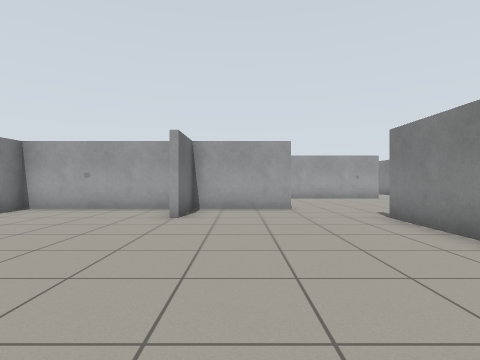
[1] (above)

18 first-person views from a walk through a robot-simulator world made for Gazebo. The camera is 0.86 m above the floor, looks level and sees 80° across. The floor is counted in squares, 1 m on a side. Each view is taken from the middle of a square. On the plan, view 1 faces up. The plan holds only what a view shows up to about 11 squares ahead; the rest is blank.

[2]
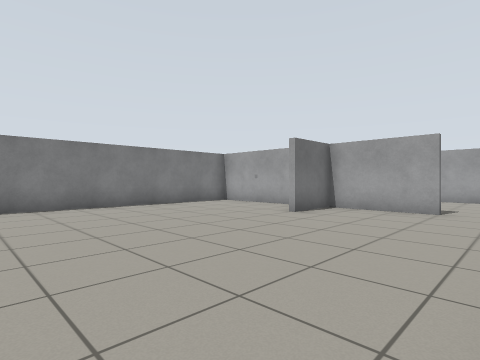

[3]
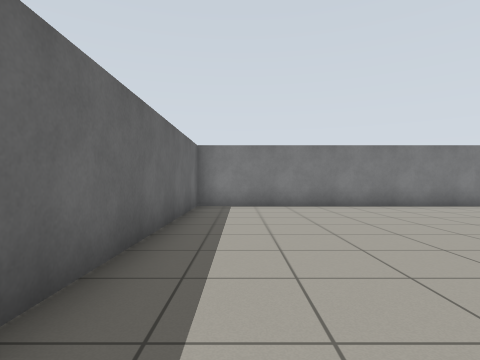

[4]
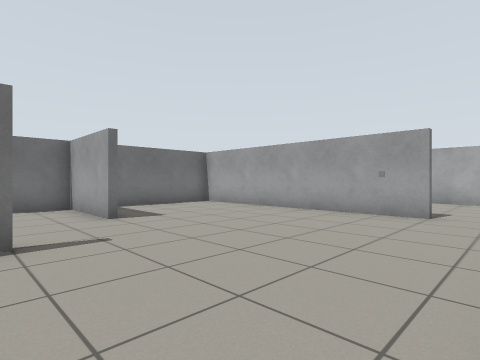

[5]
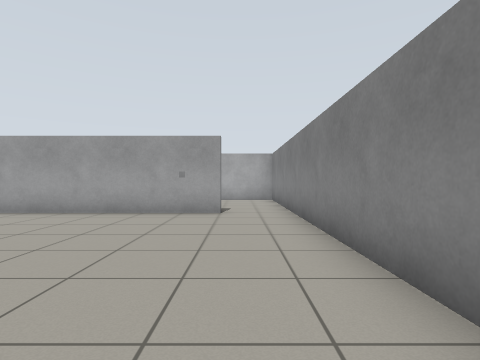

[6]
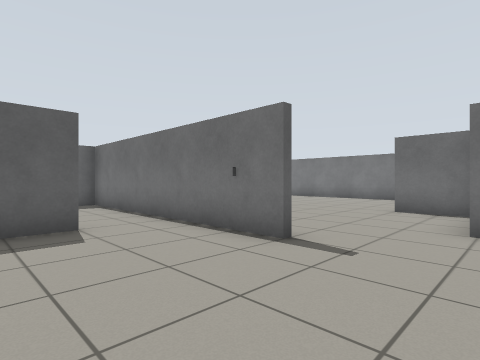

[7]
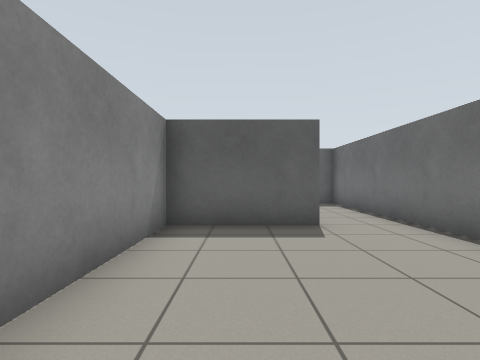

[8]
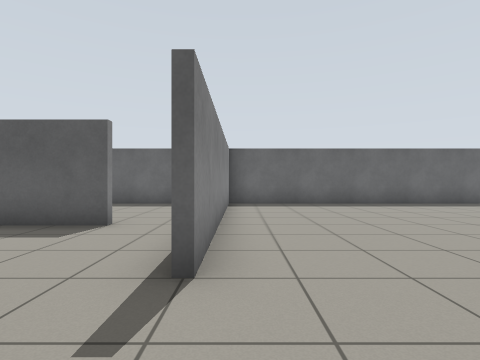

[9]
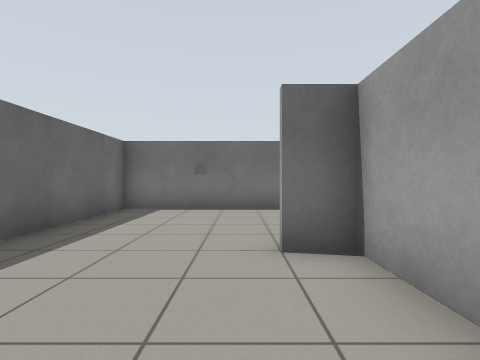

[10]
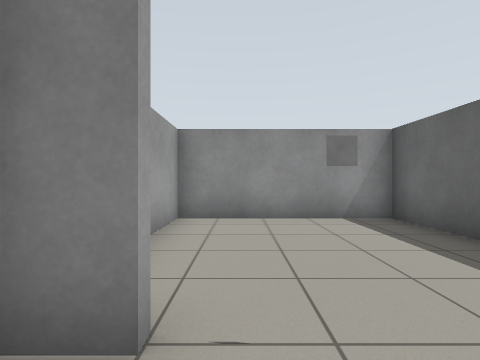

[11]
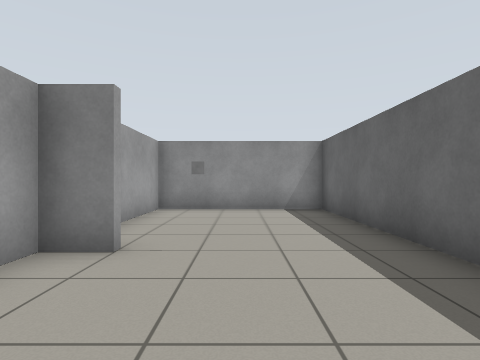

[12]
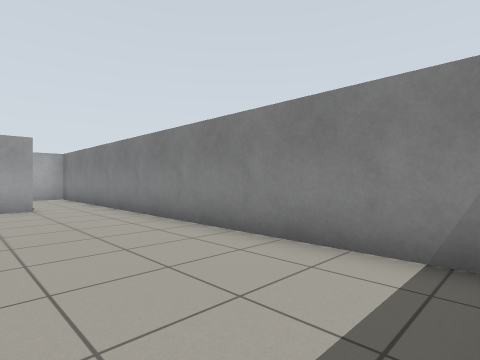

[13]
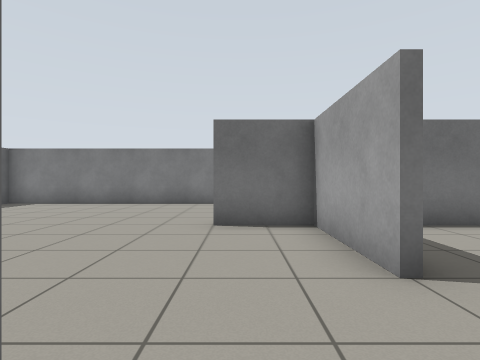

[14]
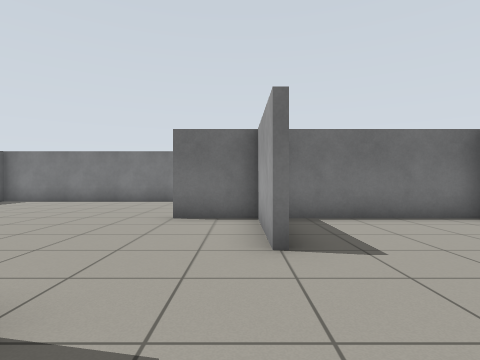

[15]
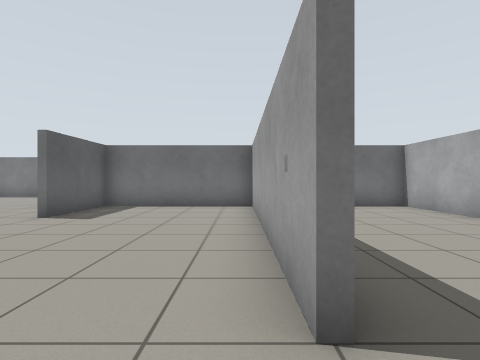

[16]
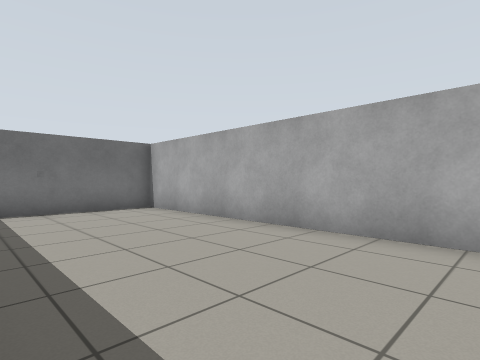

[17]
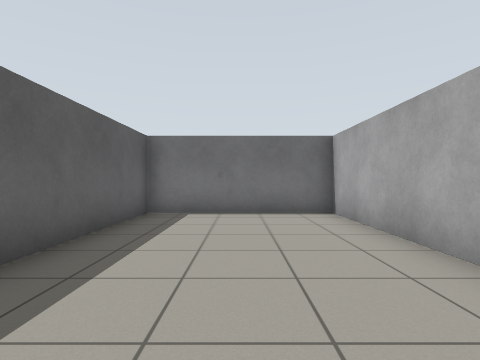

[18]
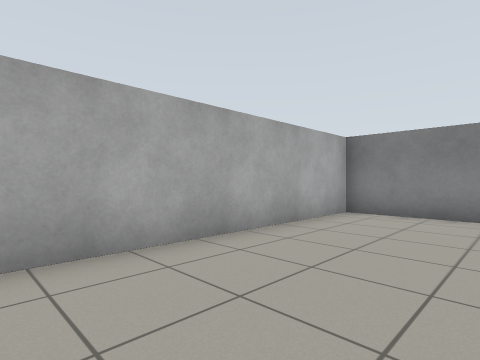

### Floor plan
Points are (right, up) in squares from view 1. A wall is a line through its corners. A room is listed if a view was taken in it or the views show most of it. See-through windows are left out.
Room 1 (views 1, 2, 3, 4, 5, 6, 7, 8, 13, 14, 15)
walls: (1.6, 8.4) (-1.5, 8.4); (-1.4, 8.6) (1.5, 8.6); (-2, 8.4) (-6.4, 8.4) (-6.4, -1.4) (4, -1.4); (5.4, 3.6) (8.6, 3.6); (3.4, -0.8) (3.4, 4.6); (8.4, 3.6) (8.4, 13.5); (6.5, 13.4) (-1.4, 13.4) (-1.4, 6.5)
ways out: opening at (5, 4) to room 2; opening at (7.5, 14) to room 3
objects: other object (-4, 8); other object (4, 5) to (4, 6); other object (6, 13)
Room 2 (views 9, 10, 11, 12)
walls: (8.4, 2.5) (8.4, 3.5); (8.6, 3.6) (8.6, 2.5); (4, -1.4) (13.4, -1.4) (13.4, 3.4) (7.8, 3.4); (3.6, 4.6) (3.6, -1.4)
ways out: opening at (5, 4) to room 1
objects: marker (8, 2)
Room 3 (views 16, 17, 18)
walls: (8.4, 13.5) (8.4, 18.4) (-1.4, 18.4) (-1.4, 13.6) (3.2, 13.6)
ways out: opening at (7.5, 14) to room 1
objects: other object (-1, 16)

Positions as (right, up) in squares from view 1, and headings:
1: (0, 0), facing up
2: (3, 0), facing up-left
3: (3, 0), facing left
4: (8, 6), facing up-left
5: (7, 6), facing up
6: (7, 9), facing down-left
7: (7, 9), facing down
8: (3, 9), facing down
9: (12, 2), facing left
10: (7, 2), facing right
11: (5, 1), facing right
12: (5, 4), facing up-right
13: (4, 7), facing left
14: (5, 8), facing left
15: (8, 13), facing left
16: (7, 14), facing up-left
17: (6, 16), facing left
18: (1, 15), facing up-right
